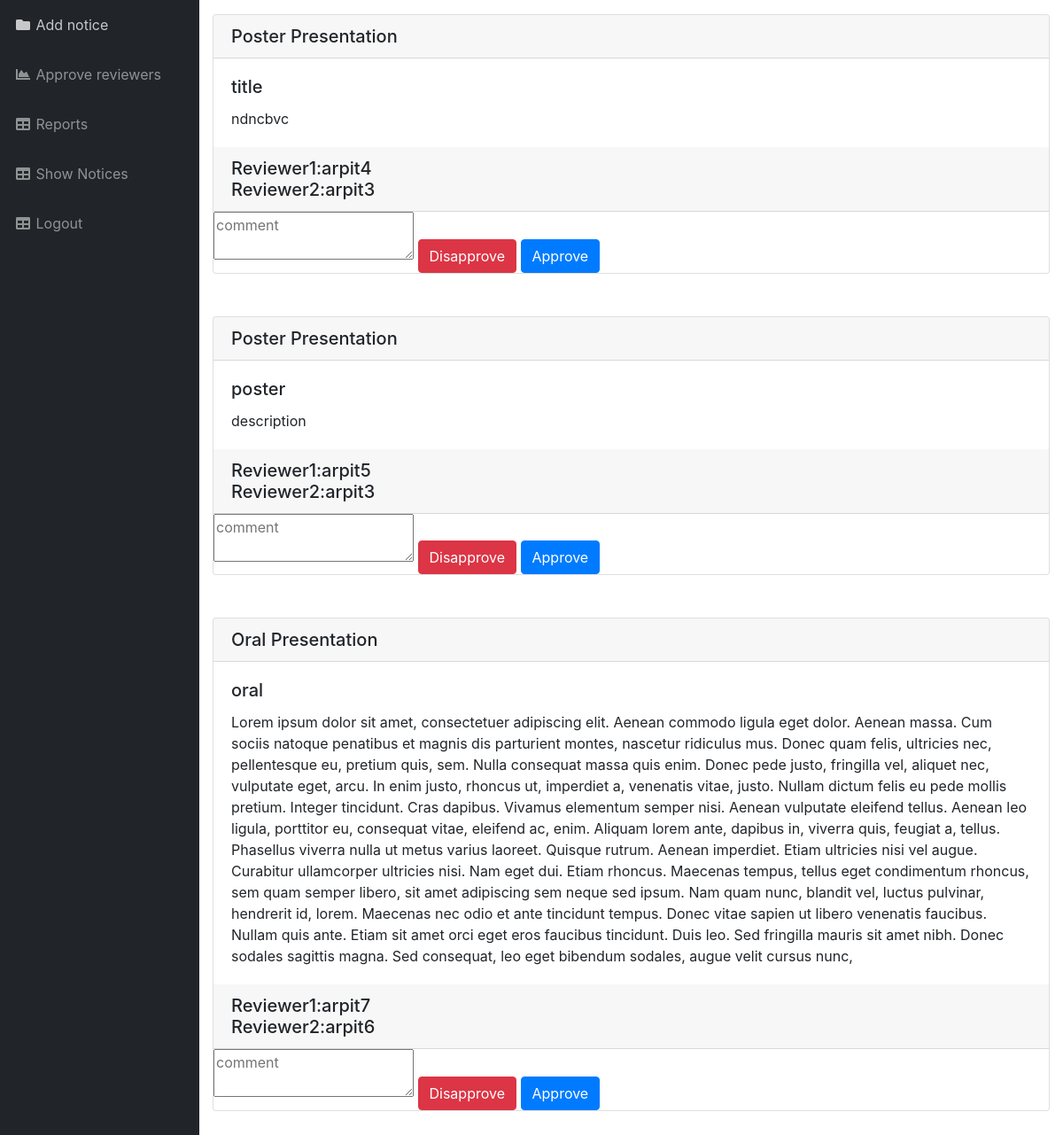
The app's page /PHP/FacultyConvenerPage.php, older data.
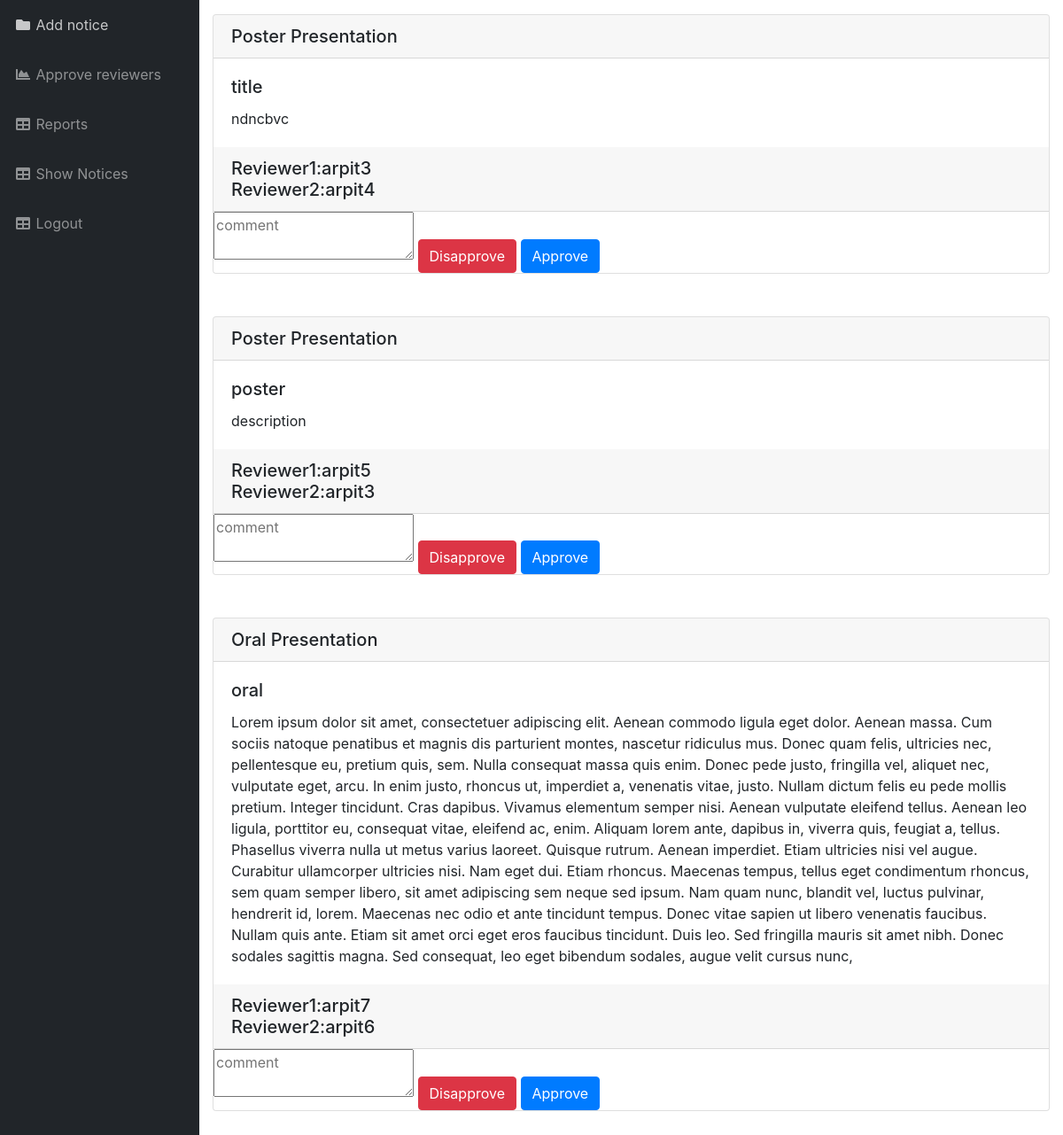
The same page, newer data.
### tables this page shows
CREATE TABLE `PosterPresentation` (
  `Posterid` varchar(50) NOT NULL,
  `Username` varchar(50) NOT NULL,
  `Reviewer1` varchar(50) DEFAULT NULL,
  `Reviewer2` varchar(50) DEFAULT NULL,
  `Approved` int(1) NOT NULL,
  `Marks1` int(11) DEFAULT NULL,
  `Marks2` int(11) DEFAULT NULL,
  `Remark` text,
  `File` blob NOT NULL,
  `FileName` varchar(50) NOT NULL,
  `AbstractTitle` text NOT NULL,
  `AbstractDescription` text NOT NULL,
  `Email` varchar(250) NOT NULL
);

### PHP/FacultyConvenerPage.php (the view, shortened to what this page needs)
<!DOCTYPE html>
<html lang="en">
<head>
    <link href="../css/Participant/vendor/fontawesome-free/css/all.min.css" rel="stylesheet" type="text/css">
    <link href="../css/Participant/vendor/datatables/dataTables.bootstrap4.css" rel="stylesheet">
    <link href="../css/Participant/sb-admin.css" rel="stylesheet">
</head>
<body id="page-top">
<div id="wrapper">
    <ul class="sidebar navbar-nav">
        <li class="nav-item dropdown">
            <a class="nav-link " href="./NewNotice.php" >
                <i class="fas fa-fw fa-folder"></i>
                <span>Add notice</span>
            </a>
        </li>
        <li class="nav-item">
            <a class="nav-link" href="./ApproveReviewersFaculty.php">
                <i class="fas fa-fw fa-chart-area"></i>
                <span>Approve reviewers</span></a>
        </li>
        <li class="nav-item">
            <a class="nav-link" href="./Home.php">
                <i class="fas fa-fw fa-table"></i>
                <span>Reports</span></a>
        </li>
        <li class="nav-item">
            <a class="nav-link" href="./ShowNoticeFaculty.php">
                <i class="fas fa-fw fa-table"></i>
                <span>Show Notices</span></a>
        </li>
        <li class="nav-item">
            <a class="nav-link" href="./Home.php">
                <i class="fas fa-fw fa-table"></i>
                <span>Logout</span></a>
        </li>
    </ul>
    <div id="content-wrapper">
        <div class="container-fluid">
            <?php
            $conn = new mysqli("127.0.0.1","root","","Research-Conclave");
            $posterquery = mysqli_query($conn,"SELECT * FROM PosterPresentation WHERE Approved='0'");
            $posteridarray = array();
            $posterindex=0;
            while($row=mysqli_fetch_assoc($posterquery))
            {
                $posteridarray[$posterindex]=$row['Posterid'];
                echo '<div class="card mb-5">
                    <h5 class="card-header">';
                echo "Poster Presentation";
                echo '</h5><div class="card-body"><h5 class="card-title">';
                echo $row['AbstractTitle'];
                echo '</h5>';
                echo '<p class="card-text">';
                echo $row['AbstractDescription'];
                echo '</div><h5 class="card-header"> Reviewer1:';
                echo $row['Reviewer1'];
                echo '<br>Reviewer2:';
                echo $row['Reviewer2'];
                echo '</h5>';
                echo '<form method="post"><textarea type="text" name="comment" placeholder="comment"></textarea>
                        <button class="btn btn-danger" type="submit" name="posterdisapprove" value="';echo $posteridarray[$posterindex]; echo '">Disapprove</button>
                        <button class="btn btn-primary" type="submit"  name="posterapprove" value="';echo $posteridarray[$posterindex]; echo '">Approve</button></form></div>';
                $posterindex++;
            }
            $oralquery = mysqli_query($conn,"SELECT * FROM OralPresentation WHERE Approved='0'");
            $oralidarray=array();
            $oralindex=0;
            while($row=mysqli_fetch_assoc($oralquery))
            {
                $oralidarray[$oralindex]=$row['Oralid'];
                echo '<div class="card mb-5">
                    <h5 class="card-header">';
                echo "Oral Presentation";
                echo '</h5><div class="card-body"><h5 class="card-title">';
                echo $row['AbstractTitle'];
                echo '</h5>';
                echo '<p class="card-text">';
                echo $row['AbstractDescription'];
                echo '</div><h5 class="card-header"> Reviewer1:';
                echo $row['Reviewer1'];
                echo '<br>Reviewer2:';
                echo $row['Reviewer2'];
                echo '</h5>';
                echo '<form method="post"><textarea type="text" name="comment" placeholder="comment"></textarea>
                        <button class="btn btn-danger" type="submit" name="oraldisapprove" value="';echo $oralidarray[$oralindex];echo '">Disapprove</button>
                        <button class="btn btn-primary" name="oralapprove" value="';echo $oralidarray[$oralindex];echo '">Approve</button></form></div>';
                $oralindex++;
            }
            ?>
        </div>
    </div>
</div>
</body>
</html>

Row changes from the older to the newer data that the page shows:
changed posterpresentation "title": Reviewer1 "arpit4" → "arpit3"; Reviewer2 "arpit3" → "arpit4"
